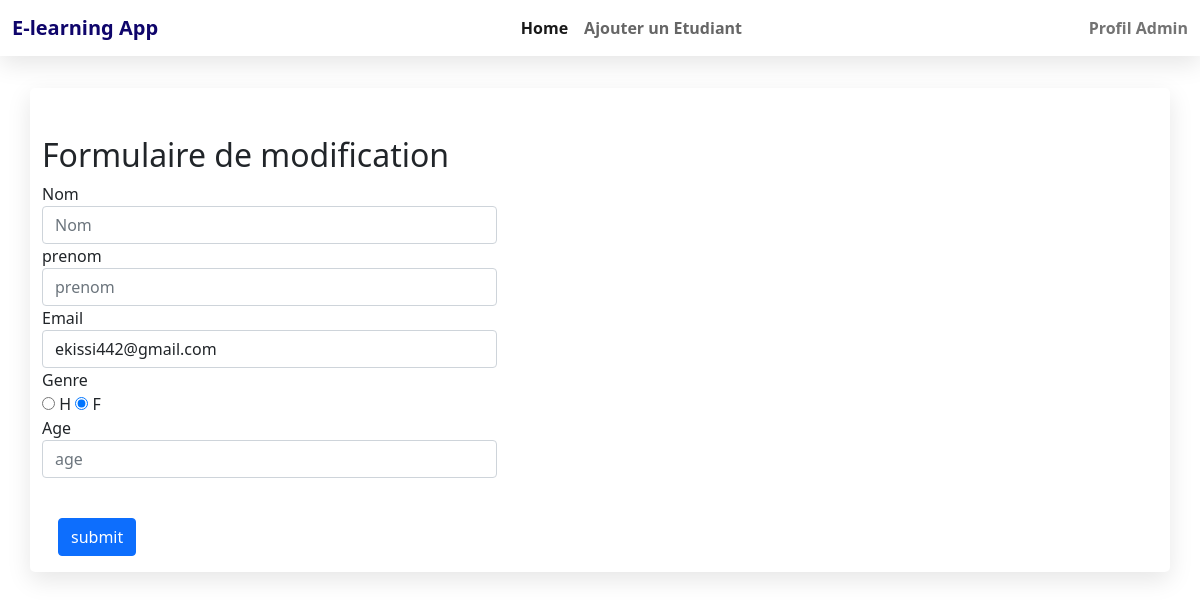
The app's page /update.php?id=2 with its own data.
### tables this page shows
CREATE TABLE IF NOT EXISTS `etudiant` (
  `id` int(11) NOT NULL AUTO_INCREMENT,
  `first_name` varchar(255) NOT NULL,
  `last_name` varchar(255) NOT NULL,
  `email` varchar(70) NOT NULL,
  `gender` varchar(255) NOT NULL,
  `age` int(255) NOT NULL,
  PRIMARY KEY (`id`)
);

### update.php (the view, shortened to what this page needs)
<?php
require_once ('connect.php');
	$id = $_GET['id'];
	$selSql = "SELECT * FROM `etudiant` WHERE id=$id";
	$res = mysqli_query($con, $selSql);
	$r = mysqli_fetch_assoc($res);
 ?>
<!DOCTYPE html>
<html>
<head>
	<link href="https://cdn.jsdelivr.net/npm/bootstrap@5.1.3/dist/css/bootstrap.min.css" rel="stylesheet">
	<link rel="stylesheet" href="https://stackpath.bootstrapcdn.com/font-awesome/4.7.0/css/font-awesome.min.css">
	<link rel="stylesheet" href="style.css" >
</head>
<body>
	<?php
		include 'navbar.php';
	 ?>
	<div class="container">
		<div class="row pt-4">
			<form action="" method="POST" class="form-horizontal col-md-6 pt-4">
				<h2> Formulaire de modification </h2>
				<div class="form-group">
					<label for="input1" class="col-sm-2 control-label">Nom</label>
					<div class="col-sm-10">
						<input type="text" name="nom" placeholder="Nom"
						class="form-control" id="input1"
						value="<?php echo $r['first_name'] ?>">
					</div>
				</div>
				<div class="form-group">
					<label for="input1" class="col-sm-2 control-label">prenom</label>
					<div class="col-sm-10">
						<input type="text" name="prenom" placeholder="prenom" class="form-control" id="input1"
						value="<?php echo $r['last_name'] ?>">
					</div>
				</div>
				<div class="form-group">
					<label for="input1" class="col-sm-2 control-label">Email</label>
					<div class="col-sm-10">
						<input type="email" name="email" placeholder="e-mail" class="form-control" id="input1"
						value="<?php echo $r['email'] ?>">
					</div>
				</div>
				<div class="form-group">
					<label for="input1" class="col-sm-2 control-label">Genre</label>
					<div class="col-sm-10">
						<label>
							<input type="radio" name="gender" id="optionsRadios"
							value="h" <?php if($r['gender'] == 'h'){ echo "checked";} ?>>
							H
						</label>
						<label>
							<input type="radio" name="gender" id="optionsRadios" value="f" <?php if($r['gender'] == 'f'){ echo "checked";} ?>>
							F
						</label>
					</div>
				</div>
				<div class="form-group">
					<label for="input1" class="col-sm-2 control-label">Age</label>
					<div class="col-sm-10">
					<input type="text" name="age" placeholder="age" class="form-control">
					</div>
				</div>
				<div class="pt-4">
					<input type="submit" value="submit" class="btn btn-primary m-3">
				</div>
			</form>
		</div>
	</div>
</body>
</html>

### style.css (style rules this page uses)
.container { margin-top: 2rem; background-color: #fff; border-radius: 5px; box-shadow: 0 .5rem 1.5rem rgba(0, 0, 0, .1); }

### records on screen
etudiant: email "ekissi442@gmail.com", gender "☐ H", gender "☑ F"
